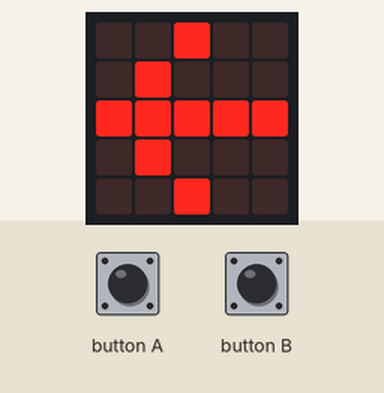
Bench run of a program on a simulated BBC micro:bit running MicroPython. On the bench: the board's 5×5 LED display. Inputs (shaded band) come from the test bench. Random numbers come from a fixed seed; the 48×5 strip is a reading aid, not a part: it shows the text the display is scrolling, unrolled, one strip-width of it at a time.

Above: at 1.2 s.
1.3 s: button A pressed for 0.15 s
At 7.3 s:
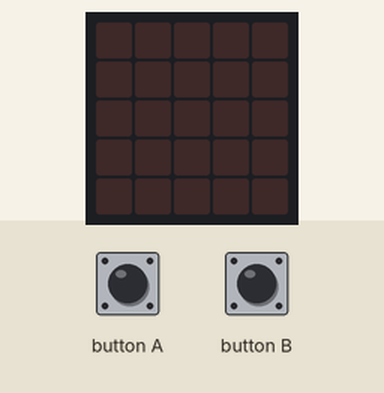
At 9.4 s:
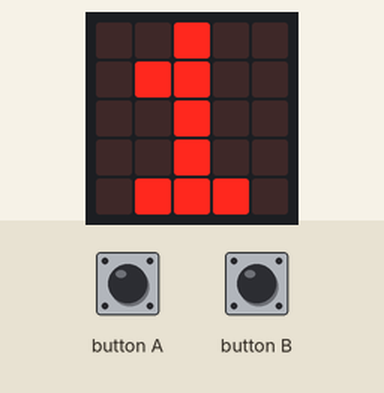
Timing chart, 0 to 10.9 s (numbered marks = the images above; inputs shaded):
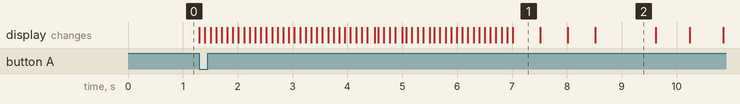

Measured:
- after the input at 1.3 s, the display: first changes at once (image 1 shows a later state)
- what the display in image 1 shows lasts 0.5 s, from 7.0 s to 7.5 s
- what the display in image 2 shows lasts 1.1 s, from 8.5 s to 9.6 s

The program:

spaceinvader.py
```python
from microbit import *
from random import randint


# SETTINGS #
asteroidDensity = 3  # sets the possibility of an asteroid inversely
#                     (random bool has to be True X times)
loopTime = 10  # refresh time of the game logic (<> game speed)
gameSpeed = 600  # defines the start speed of the game 1000 = 1s
nextLvlAt = 20    # game steps per level


# VARIABLES #
bJustStarted = True
grid = []
bYouLose = False
lvl = 1
stpsUntlNxtLvl = nextLvlAt
stpsUntlNxtRfrsh = 0


# FUNCTIONS #
def getStepsUntilNextRefresh():
    global loopTime
    global gameSpeed
    return int((gameSpeed / loopTime))
# END getStepsUntilNextRefresh


def drawGrid():
    global bYouLose
    if (len(grid) > 0):
        # if an asteroid collides with the ship
        # then the game is lost
        if (grid[4][4]):
            bYouLose = True
        # draw the grid with the center 5 cols
        for row in range(0, len(grid)):
            for col in range(2, len(grid[row])-2):
                isOn = 0
                if (grid[row][col] or (row == 4 and col == 4)):
                    isOn = 5
                display.set_pixel(col-2, row, isOn)
# END drawGrid


def is_On():
    ret = True
    # if the randomint is true X times then the pixel is on
    for i in range(0, asteroidDensity):
        rnd = randint(0, 1)
        if (rnd == 0):
            ret = False
            break
    return ret
# END is_On


def createRow():
    cols = []
    # go for all 9 pixels in row
    # (5 for the grid and 2 on every side for memory)
    for i in range(0, 9):
        isOn = is_On()
        cols.append(isOn)
    return cols
# END createRow


def buildGrid():
    global stpsUntlNxtLvl
    global gameSpeed
    global lvl
    # if start of game -> build empty grid
    if (len(grid) == 0):
        for i in range(0, 5):
            grid.append([False for i in range(0, 9)])
    # if grid is already built, delete last row and create new one at the top
    else:
        grid.pop(4)
        grid.insert(0, createRow())
    # draw grid
    drawGrid()
    # count steps and increase difficulty
    stpsUntlNxtLvl -= 1
    if (stpsUntlNxtLvl == 0):
        if ((gameSpeed - 100) > 100):  # until 200
            gameSpeed -= 100
        elif ((gameSpeed - 20) > 20):  # until 20
            gameSpeed -= 20
        if (gameSpeed > 20):
            stpsUntlNxtLvl = nextLvlAt
            lvl += 1
            # flash screen
            display.show(Image("99999:90009:90009:90009:99999"))
            sleep(10)
            drawGrid()
# END buildGrid


def shiftLeft():
    for row in range(0, len(grid)):
        grid[row].pop(8)
        grid[row].insert(0, is_On())
# END shiftLeft


def shiftRight():
    for row in range(0, len(grid)):
        grid[row].pop(0)
        grid[row].append(is_On())
# END shiftRight


# GAME LOOP #
stpsUntlNxtRfrsh = getStepsUntilNextRefresh()
while True:
    if (bJustStarted and button_a.was_pressed()):
        bJustStarted = False
        display.scroll("SpaceCraft", delay=100)
        sleep(500)
        for i in range(3, 0, -1):
            display.show(str(i))
            sleep(500)
    elif (bJustStarted):
        display.show(Image.ARROW_W)
    elif (bYouLose):
        display.show(Image.NO)
        sleep(500)
        display.scroll("You lost at lvl " + str(lvl) + "!")
    else:
        if (len(grid) > 0):
            if (button_a.was_pressed()):
                shiftLeft()
                drawGrid()
            if (button_b.was_pressed()):
                shiftRight()
                drawGrid()
        if (stpsUntlNxtRfrsh == 0):
            buildGrid()
            stpsUntlNxtRfrsh = getStepsUntilNextRefresh()
        stpsUntlNxtRfrsh -= 1
        sleep(loopTime)
```
